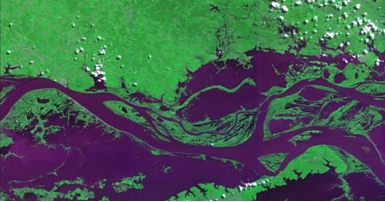
#> input picture enunciado/chuvoso.png, 385 x 202 px
$ jupyter execute trabalho_morfologia_matematica.ipynb
#> lines starting #> are read from the running program, lines starting #| are printed output that depends on the picture; after the words box and inside, x2 and y2 are one past the last pixel; in counts of white or black regions, pixels touching at a corner belong together
# Detecção de Áreas Inundadas com Morfologia Matemática
**Trabalho Prático de Processamento de Imagens**
**Baseado no artigo:** *Detecção de áreas inundadas utilizando imagens CBERS-2/CCD através de técnicas de Morfologia Matemática* (Ishikawa & Silva, INPE / UNESP).

---

### Objetivo do Trabalho
Comparação de duas fotos de satélite da região do Rio Amazonas (Monte Alegre - PA):
1. Foto da **época de seca** (estiagem).
2. Foto da **época de cheia** (chuva intensa).

Com o uso de técnicas de **Morfologia Matemática**:
- A presença de água foi identificada em cada período.
- A área que inundou durante o período chuvoso foi delimitada.
- Foi gerada uma visualização com a mancha de inundação destacada em **vermelho**.
- O tamanho total da inundação foi quantificado em **metros quadrados ($m^2$)** e em **quilômetros quadrados ($km^2$)**.

[cell 1]
import os
import cv2
import numpy as np
import matplotlib.pyplot as plt

plt.rcParams['figure.figsize'] = (13, 5)
plt.rcParams['font.size'] = 11

---
## Passo 1: Carregamento das Imagens de Satélite

As duas imagens de satélite foram carregadas em escala de cinza:
- **Chuva (Novembro/2005):** O rio apresenta volume maior e água espalhada nas margens.
- **Seca (Agosto/2006):** O canal do rio está mais estreito e bancos de areia ficam visíveis.

A captura foi feita na faixa do infravermelho próximo (banda 4). A água absorve essa radiação e aparece em tons escuros, enquanto o solo e a vegetação aparecem em tons mais claros.

[cell 2]
# Localização dos arquivos (busca na pasta 'enunciado' ou na pasta 'imagens')
caminho_chuva = 'enunciado/chuvoso.png' if os.path.exists('enunciado/chuvoso.png') else 'imagens/chuvoso.png'
caminho_seca = 'enunciado/estiagem.png' if os.path.exists('enunciado/estiagem.png') else 'imagens/estiagem.png'

print(f"Imagem de chuva carregada de: {caminho_chuva}")
print(f"Imagem de seca carregada de:  {caminho_seca}")

# Carregamento em tons de cinza
img_chuva = cv2.imread(caminho_chuva, cv2.IMREAD_GRAYSCALE)
#> img_chuva: shape (202, 385); min 0, max 255, mean 91
img_seca = cv2.imread(caminho_seca, cv2.IMREAD_GRAYSCALE)
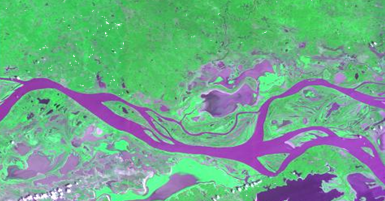
#> input picture enunciado/estiagem.png, 385 x 201 px
#> img_seca: shape (201, 385); min 56, max 255, mean 156.1

# Ajuste para dimensões idênticas
altura = min(img_chuva.shape[0], img_seca.shape[0])
#> altura = 201
largura = min(img_chuva.shape[1], img_seca.shape[1])
#> largura = 385
img_chuva = img_chuva[:altura, :largura]
#> img_chuva: shape (201, 385)
img_seca = img_seca[:altura, :largura]

# Exibição lado a lado
fig, (ax1, ax2) = plt.subplots(1, 2, figsize=(14, 4.5))
ax1.imshow(img_chuva, cmap='gray')
ax1.set_title('1. Período de Chuva (Água escura e espalhada)')
ax1.axis('off')

ax2.imshow(img_seca, cmap='gray')
ax2.set_title('2. Período de Seca (Canal do rio estreito)')
ax2.axis('off')

plt.tight_layout()
plt.show()

---
## Passo 2: Inversão de Cores (Operador `mmneg`)

Foi realizada a inversão dos tons de cinza: o preto passou a ser branco e o branco passou a ser preto.

Os operadores morfológicos operam sobre pixels de valor 1 (branco). Como a água aparecia em tons escuros nas fotos originais, a inversão deixou a água clara para permitir a extração correta das feições.

[cell 3]
# Inversão de cores (255 - valor atual)
chuva_neg = 255 - img_chuva
seca_neg = 255 - img_seca
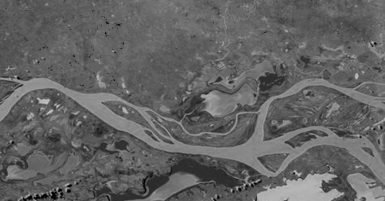
#> seca_neg: shape (201, 385); min 0, max 199, mean 98.9

fig, (ax1, ax2) = plt.subplots(1, 2, figsize=(14, 4.5))
ax1.imshow(chuva_neg, cmap='gray')
ax1.set_title('Chuva Invertida (Água em tom claro)')
ax1.axis('off')

ax2.imshow(seca_neg, cmap='gray')
ax2.set_title('Seca Invertida (Água em tom claro)')
ax2.axis('off')

plt.tight_layout()
plt.show()

---
## Passo 3: Realce de Brilho (Operador `mmaddm`)

Foi adicionado um valor fixo de brilho sobre cada imagem invertida:
- **+50** na imagem de chuva.
- **+70** na imagem de seca.

Essa operação amplia o contraste da água em relação ao terreno vizinho, facilitando a etapa seguinte de separação em preto e branco.

[cell 4]
# Adição com limite fixado em 255
chuva_realce = np.clip(chuva_neg.astype(int) + 50, 0, 255).astype(np.uint8)
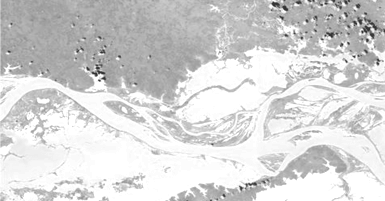
#> chuva_realce: shape (201, 385); min 50, max 255, mean 213.9
seca_realce = np.clip(seca_neg.astype(int) + 70, 0, 255).astype(np.uint8)
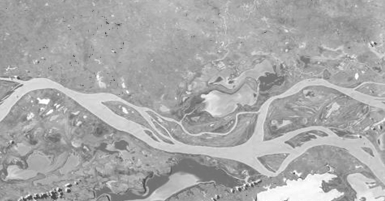
#> seca_realce: shape (201, 385); min 70, max 255, mean 168.9

fig, (ax1, ax2) = plt.subplots(1, 2, figsize=(14, 4.5))
ax1.imshow(chuva_realce, cmap='gray')
ax1.set_title('Chuva Realçada (Brilho +50)')
ax1.axis('off')

ax2.imshow(seca_realce, cmap='gray')
ax2.set_title('Seca Realçada (Brilho +70)')
ax2.axis('off')

plt.tight_layout()
plt.show()

---
## Passo 4: Binarização (Operador `mmbinary`)

Foi aplicada uma limiarização para transformar as imagens em preto e branco puros:
- Limiar de **170** para o período de chuva.
- Limiar de **210** para o período de seca.

Pixels com intensidade igual ou superior ao limiar foram convertidos para **branco** (água). Os demais pixels foram convertidos para **preto** (solo e vegetação).

[cell 5]
# Aplicação da binarização com os limiares do artigo
_, chuva_bin = cv2.threshold(chuva_realce, 170, 255, cv2.THRESH_BINARY)
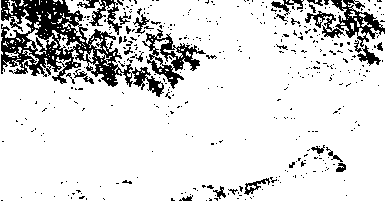
#> chuva_bin: shape (201, 385); 85.9% white; 417 black regions (387 under 20 px), largest, box (x1, y1, x2, y2) and area: (1, 0, 164, 97) 5346, (305, 0, 385, 47) 1220, (142, 29, 206, 89) 1132
_, seca_bin = cv2.threshold(seca_realce, 210, 255, cv2.THRESH_BINARY)
#> seca_bin: shape (201, 385); 5.9% white; 299 white regions (285 under 20 px), largest, box (x1, y1, x2, y2) and area: (257, 173, 344, 201) 1427, (0, 78, 133, 127) 1156, (350, 178, 385, 201) 353

fig, (ax1, ax2) = plt.subplots(1, 2, figsize=(14, 4.5))
ax1.imshow(chuva_bin, cmap='gray')
ax1.set_title('Chuva Binarizada (Limiar 170)')
ax1.axis('off')

ax2.imshow(seca_bin, cmap='gray')
ax2.set_title('Seca Binarizada (Limiar 210)')
ax2.axis('off')

plt.tight_layout()
plt.show()

---
## Passo 5: Funcionamento dos 4 Operadores Morfológicos Básicos

Apresentação dos efeitos de cada operador clássico sobre a imagem binarizada:
1. **Erosão:** Reduz as regiões brancas e remove pontinhos finos.
2. **Dilatação:** Expande as regiões brancas e preenche pequenas falhas.
3. **Abertura:** Executa erosão seguida de dilatação. Elimina ruídos externos sem alterar a área principal.
4. **Fechamento:** Executa dilatação seguida de erosão. Preenche pequenos vazios e buracos internos.

[cell 6]
# Elemento estruturante retangular 3x3
elemento = cv2.getStructuringElement(cv2.MORPH_RECT, (3, 3))

# Aplicação dos operadores básicos na imagem binarizada da seca
erosao = cv2.erode(seca_bin, elemento)
#> erosao: shape (201, 385); 2.4% white; 19 white regions (13 under 20 px), largest, box (x1, y1, x2, y2) and area: (258, 174, 340, 201) 1183, (12, 79, 54, 97) 202, (85, 94, 114, 109) 140, (358, 190, 383, 201) 127, (203, 94, 218, 114) 90, (375, 188, 385, 196) 31
dilatacao = cv2.dilate(seca_bin, elemento)
#> dilatacao: shape (201, 385); 13.3% white; 147 white regions (91 under 20 px), largest, box (x1, y1, x2, y2) and area: (0, 75, 183, 149) 3050, (252, 164, 345, 201) 1786, (347, 172, 385, 201) 670
abertura = cv2.morphologyEx(seca_bin, cv2.MORPH_OPEN, elemento)
#> abertura: shape (201, 385); 3.5% white; 15 white regions (7 under 20 px), largest, box (x1, y1, x2, y2) and area: (257, 173, 341, 201) 1391, (5, 78, 56, 105) 395, (355, 187, 385, 201) 274
fechamento = cv2.morphologyEx(seca_bin, cv2.MORPH_CLOSE, elemento)
#> fechamento: shape (201, 385); 6.8% white; 226 white regions (208 under 20 px), largest, box (x1, y1, x2, y2) and area: (0, 76, 149, 131) 1500, (253, 170, 344, 201) 1494, (348, 173, 385, 201) 454

fig, axs = plt.subplots(2, 2, figsize=(14, 7))
axs[0, 0].imshow(erosao, cmap='gray')
axs[0, 0].set_title('Erosão (Redução do branco)')

axs[0, 1].imshow(dilatacao, cmap='gray')
axs[0, 1].set_title('Dilatação (Expansão do branco)')

axs[1, 0].imshow(abertura, cmap='gray')
axs[1, 0].set_title('Abertura (Remoção de ruídos externos)')

axs[1, 1].imshow(fechamento, cmap='gray')
axs[1, 1].set_title('Fechamento (Preenchimento de falhas internas)')

for ax in axs.flat:
    ax.axis('off')

plt.tight_layout()
plt.show()

---
## Passo 6: Limpeza de Ruídos com Abertura por Área (Operador `mmareaopen`)

Após a binarização, permanecem pequenos ruídos dispersos provocados por nuvens ou poças d'água isoladas.
O operador de **Abertura por Área** analisa a área de cada região conectada e elimina elementos de tamanho reduzido:
- Na imagem de chuva: eliminação de manchas com área inferior a **150 pixels**.
- Na imagem de seca: eliminação de manchas com área inferior a **130 pixels**.

O resultado preserva exclusivamente os corpos d'água principais.

[cell 7]
def abertura_por_area(imagem_binaria, area_minima):
    """Identifica componentes conectados e remove aqueles com área menor que o limiar"""
#> called with area_minima = 150
    total_rotulos, rotulos, estatisticas, _ = cv2.connectedComponentsWithStats(imagem_binaria, connectivity=8)
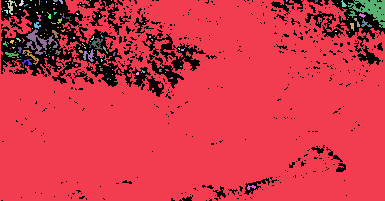
#> rotulos: shape (201, 385) int32; 146 distinct labels, from 0 to 145; one colour per label, 0 black
#> total_rotulos = 146; estatisticas = 146 rows, first 6: [1, 0, 384, 201, 10876], [0, 0, 385, 201, 64655], [5, 1, 2, 1, 2], [7, 0, 10, 15, 57], [19, 0, 5, 6, 18], [30, 0, 2, 1, 2]
    imagem_filtrada = np.zeros_like(imagem_binaria)

    for i in range(1, total_rotulos):
        area = estatisticas[i, cv2.CC_STAT_AREA]
        if area >= area_minima:
            imagem_filtrada[rotulos == i] = 255
#> this loop made 145 passes
#> area on passes 1, 3, 15, 16, 31, 50, 52, 53, 56, 60: 64655, 57, 21, 459, 26, 22, 35, 28, 22, 279
#> imagem_filtrada: shape (201, 385); 84.5% white; 414 black regions (384 under 20 px), largest, box (x1, y1, x2, y2) and area: (1, 0, 164, 97) 6209, (305, 0, 385, 47) 1372, (142, 29, 206, 89) 1192

    return imagem_filtrada

# Aplicação dos filtros de área conforme o artigo
chuva_limpa = abertura_por_area(chuva_bin, area_minima=150)
seca_limpa = abertura_por_area(seca_bin, area_minima=130)
#> call 2 of abertura_por_area, with area_minima = 130
#> in abertura_por_area (call 2), `total_rotulos, rotulos, estatisticas, _ = cv2.connectedComponentsWithS..`:
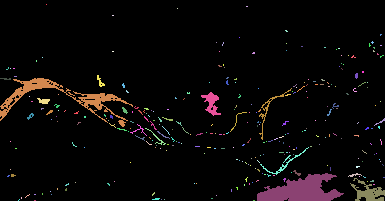
#> rotulos: shape (201, 385) int32; 300 distinct labels, from 0 to 299; one colour per label, 0 black
#> in abertura_por_area (call 2), `total_rotulos, rotulos, estatisticas, _ = cv2.connectedComponentsWithS..`: total_rotulos = 300; estatisticas = 300 rows, first 6: [0, 0, 385, 201, 72785], [46, 4, 1, 1, 1], [246, 6, 2, 1, 2], [177, 8, 1, 1, 1], [112, 15, 2, 1, 2], [285, 30, 3, 2, 4]
#> the loop in abertura_por_area (call 2), `for i in range(1, total_rotulos):` made 299 passes
#> area on passes 43, 47, 77: 38, 1156, 211
#> after the loop in abertura_por_area (call 2), `for i in range(1, total_rotulos):`: imagem_filtrada: shape (201, 385); 4.1% white; 4 white regions, box (x1, y1, x2, y2) and area: (257, 173, 344, 201) 1427, (0, 78, 133, 127) 1156, (350, 178, 385, 201) 353, (201, 92, 221, 116) 211

fig, (ax1, ax2) = plt.subplots(1, 2, figsize=(14, 4.5))
ax1.imshow(chuva_limpa, cmap='gray')
ax1.set_title('Chuva Filtrada (Manchas < 150 pixels removidas)')
ax1.axis('off')

ax2.imshow(seca_limpa, cmap='gray')
ax2.set_title('Seca Filtrada (Manchas < 130 pixels removidas)')
ax2.axis('off')

plt.tight_layout()
plt.show()

---
## Passo 7: Extração da Inundação por Subtração (Operador `mmsubm`)

Foi efetuada a subtração entre as duas imagens binarizadas e filtradas:
$$\text{Área Inundada} = \text{Água no Período Chuvoso} - \text{Água no Período de Seca}$$

A área de água estável (que já existia na estiagem) é desconsiderada. O resultado isola estritamente a **água nova da cheia**, ou seja, o solo que ficou submerso.

[cell 8]
# Subtração direta: chuva menos seca
area_inundada = cv2.subtract(chuva_limpa, seca_limpa)
#> area_inundada: shape (201, 385); 80.4% white; 414 black regions (380 under 20 px), largest, box (x1, y1, x2, y2) and area: (1, 0, 164, 97) 6209, (257, 173, 344, 201) 1427, (305, 0, 385, 47) 1372

plt.figure(figsize=(12, 4.5))
plt.imshow(area_inundada, cmap='gray')
plt.title('Área Inundada Extraída (Branco = Água Nova da Enchente)')
plt.axis('off')
plt.tight_layout()
plt.show()

---
## Passo 8: Destaque Visual em Vermelho (Sobreposição)

A mancha de inundação foi sobreposta na cor **vermelha** sobre a imagem original em tons de cinza do período de seca.

Essa sobreposição visual evidencia com clareza a extensão do transbordamento sobre as margens e ilhas fluviais.

[cell 9]
# Conversão da imagem de seca para formato RGB
imagem_sobreposta = cv2.cvtColor(img_seca, cv2.COLOR_GRAY2RGB)

# Aplicação da cor vermelha [R=255, G=0, B=0] sobre a área inundada
imagem_sobreposta[area_inundada == 255] = [255, 0, 0]
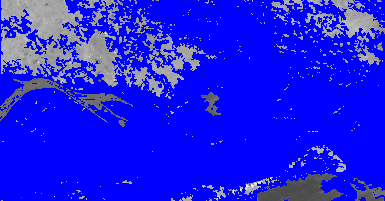
#> imagem_sobreposta: shape (201, 385, 3); mean B, G, R 234.2, 29.1, 29.1

plt.figure(figsize=(13, 5))
plt.imshow(imagem_sobreposta)
plt.title('Sobreposição: Mancha de Inundação (Vermelho) sobre o Período de Seca', fontsize=12)
plt.axis('off')
plt.tight_layout()
plt.show()

---
## Passo 9: Quantificação da Área Inundada

Procedimento de cálculo da área física:
1. Contagem do número total de **pixels brancos** da área inundada.
2. A resolução espacial do sensor CBERS-2 CCD é de **20 metros por pixel**.
3. A área correspondente a cada pixel individual é:
   $$\text{Área de 1 pixel} = 20\,\text{m} \times 20\,\text{m} = 400\,\text{m}^2$$
4. O total de pixels é multiplicado por $400\,m^2$ para obtenção da área em metros quadrados e dividido por $1.000.000$ para representação em quilômetros quadrados ($km^2$).

[cell 10]
# Contagem dos pixels identificados como inundação
total_pixels = int(np.sum(area_inundada == 255))
#> total_pixels = 62246

# Resolução do satélite CBERS-2 CCD
resolucao_metro = 20 # metros por pixel
area_pixel_m2 = resolucao_metro * resolucao_metro # 20m x 20m = 400 m²

# Cálculo em unidades de área
area_m2 = total_pixels * area_pixel_m2
#> area_m2 = 24898400
area_km2 = area_m2 / 1_000_000
#> area_km2 = 24.9
area_hectares = area_m2 / 10_000
#> area_hectares = 2489.8

# Valor correspondente à multiplicação linear descrita no texto do artigo (pixels x 20)
area_linear_artigo = total_pixels * resolucao_metro
#> area_linear_artigo = 1244920

print("=" * 55)
print("             QUANTIFICAÇÃO DA ÁREA INUNDADA         ")
print("=" * 55)
print(f"• Total de pixels inundados: {total_pixels:,} pixels")
#| • Total de pixels inundados: 62,246 pixels
print(f"• Área unitária do pixel: 20m x 20m = {area_pixel_m2} m²")
print(f"• Área Real Inundada: {area_m2:,.2f} m²")
#| • Área Real Inundada: 24,898,400.00 m²
print(f"• Área em Quilômetros Quadrados: {area_km2:.2f} km²")
#| • Área em Quilômetros Quadrados: 24.90 km²
print(f"• Área em Hectares: {area_hectares:,.2f} ha")
#| • Área em Hectares: 2,489.84 ha
print("-" * 55)
print(f"• Valor pela fórmula do texto do artigo (pixels x 20): {area_linear_artigo:,.2f} m²")
#| • Valor pela fórmula do texto do artigo (pixels x 20): 1,244,920.00 m²
print("=" * 55)

---
## Passo 10: Comparação com as Figuras do Artigo Original

Validação visual entre o resultado gerado pelo processamento e as imagens publicadas no artigo científico:
- **Figura 6 do artigo:** Máscara binarizada da área inundada.
- **Figura 7 do artigo:** Sobreposição da área inundada em vermelho.

[cell 11]
# Caminhos das figuras do artigo
caminho_fig6 = 'extracted_figures/page_6_img_2.png' if os.path.exists('extracted_figures/page_6_img_2.png') else 'enunciado/extracted_figures/page_6_img_2.png'
caminho_fig7 = 'extracted_figures/page_7_img_0.png' if os.path.exists('extracted_figures/page_7_img_0.png') else 'enunciado/extracted_figures/page_7_img_0.png'

if os.path.exists(caminho_fig6) and os.path.exists(caminho_fig7):
    fig6_artigo = cv2.imread(caminho_fig6, cv2.IMREAD_GRAYSCALE)
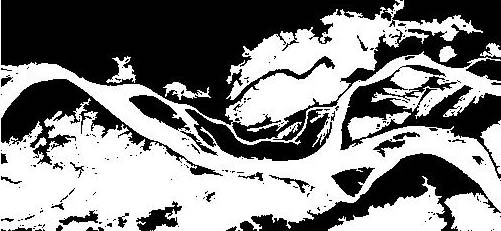
#> input picture extracted_figures/page_6_img_2.png, 501 x 231 px
#> fig6_artigo is the input picture: shape (231, 501); min 0, max 255, mean 132
    fig7_artigo = cv2.cvtColor(cv2.imread(caminho_fig7), cv2.COLOR_BGR2RGB)
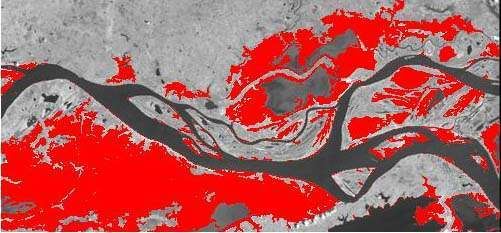
#> input picture extracted_figures/page_7_img_0.png, 501 x 233 px

    fig, axs = plt.subplots(2, 2, figsize=(14, 8))

    axs[0, 0].imshow(area_inundada, cmap='gray')
    axs[0, 0].set_title('Resultado Atual: Extração da Inundação')

    axs[0, 1].imshow(fig6_artigo, cmap='gray')
    axs[0, 1].set_title('Artigo Original: Figura 6')

    axs[1, 0].imshow(imagem_sobreposta)
    axs[1, 0].set_title('Resultado Atual: Sobreposição em Vermelho')

    axs[1, 1].imshow(fig7_artigo)
    axs[1, 1].set_title('Artigo Original: Figura 7')

    for ax in axs.flat:
        ax.axis('off')

    plt.tight_layout()
    plt.show()
#> figure, not shown here; B, G, R data is drawn as R, G, B
else:
    print("Figuras de referência do artigo não localizadas.")
